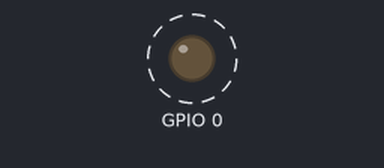
Recording of a sketch running on a simulated ESP8266 (NodeMCU). Shown: output pins drawn as LEDs (lit = HIGH). Dashed ring = blinking. WiFi joins after 1.5 s; servers stay silent unless stated; what the sketch prints to the serial monitor is not drawn.

Above: at 2.25 s.
Timing chart, 0 to 4.8 s (numbered marks = the images above):
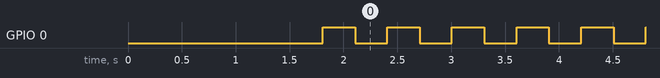

The sketch:

sketch_aug28a.ino
```cpp
#include <ESP8266WiFi.h>

const char* ssid     = "HolidayLightsController";
const char* password = "LightsPassword";
uint32_t current_millis = 0, previous_millis = 0, previous_millis2 = 0, previous_millis3 = 0,
          delay_time = 300, delay_time2 = 4000, delay_time3 = 500;
uint8_t led_state = 0;

void setup()
{
  Serial.begin(57600);
  pinMode(0, OUTPUT);
  digitalWrite(0, LOW);
  delay(300);

  // We start by connecting to a WiFi network

  Serial.println();
  Serial.println();
  Serial.print("Connecting to ");
  Serial.println(ssid);

  WiFi.begin(ssid, password);

  while (WiFi.status() != WL_CONNECTED) {
    delay(500);
    Serial.print(".");
  }

  Serial.println("");
  Serial.println("WiFi connected");
  Serial.println("IP address: ");
  Serial.println(WiFi.localIP());
  Serial.print("Netmask: ");
  Serial.println(WiFi.subnetMask());
  Serial.print("Gateway: ");
  Serial.println(WiFi.gatewayIP());
}

int value = 0;

void loop()
{
  current_millis = millis();
  if((current_millis - previous_millis) >= delay_time)
  {
    previous_millis = current_millis;
    if(led_state == 0)
    {
      digitalWrite(0, HIGH);
      led_state = 1;
    }
    else if(led_state == 1)
    {
      digitalWrite(0, LOW);
      led_state = 0;
    }

  }
  if((current_millis - previous_millis2) >= delay_time2)
  {
    previous_millis2 = current_millis;
    Serial.println("");
    Serial.println("WiFi connected");
    Serial.print("IP address: ");
    Serial.println(WiFi.localIP());
    Serial.print("Netmask: ");
    Serial.println(WiFi.subnetMask());
    Serial.print("Gateway: ");
    Serial.println(WiFi.gatewayIP());
    Serial.println("");
  }
}
```

Measured:
- by itself, GPIO 0: alternates HIGH for 0.30 s and LOW for 0.30 s
